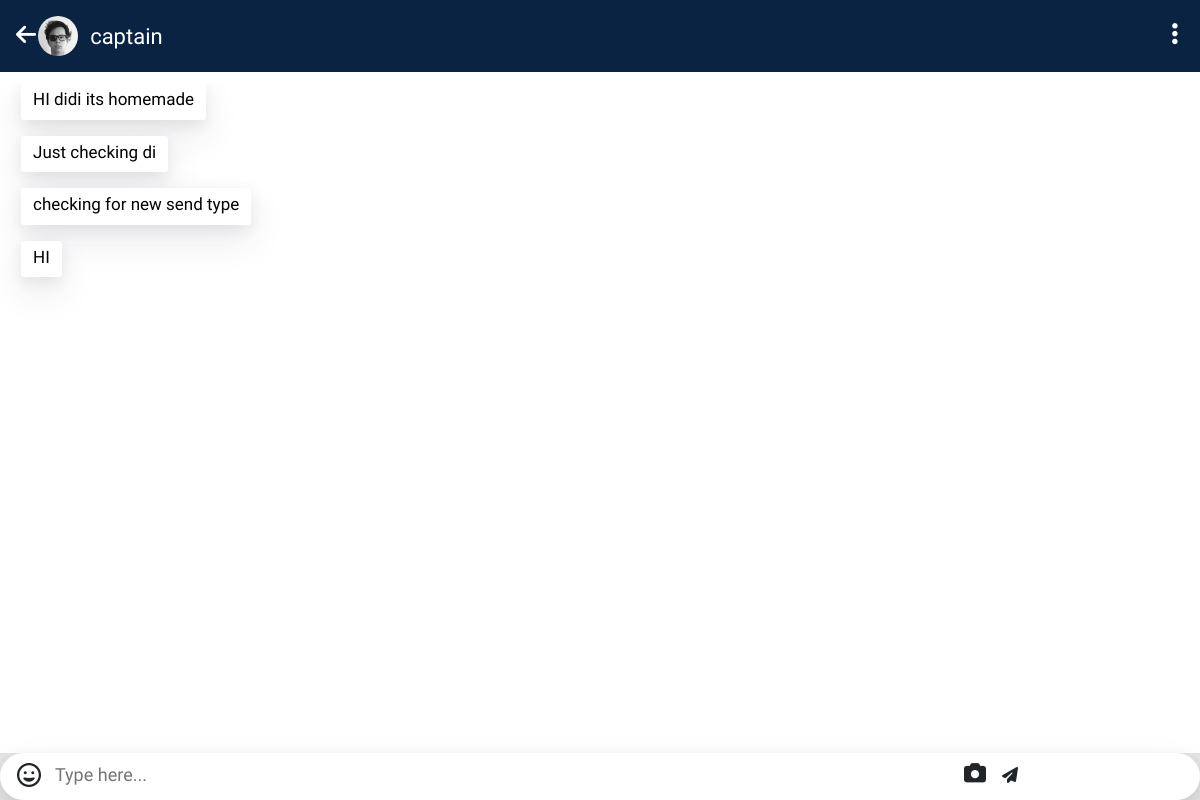
The app's page /main/personalchat/captain/ (signed in), older data.
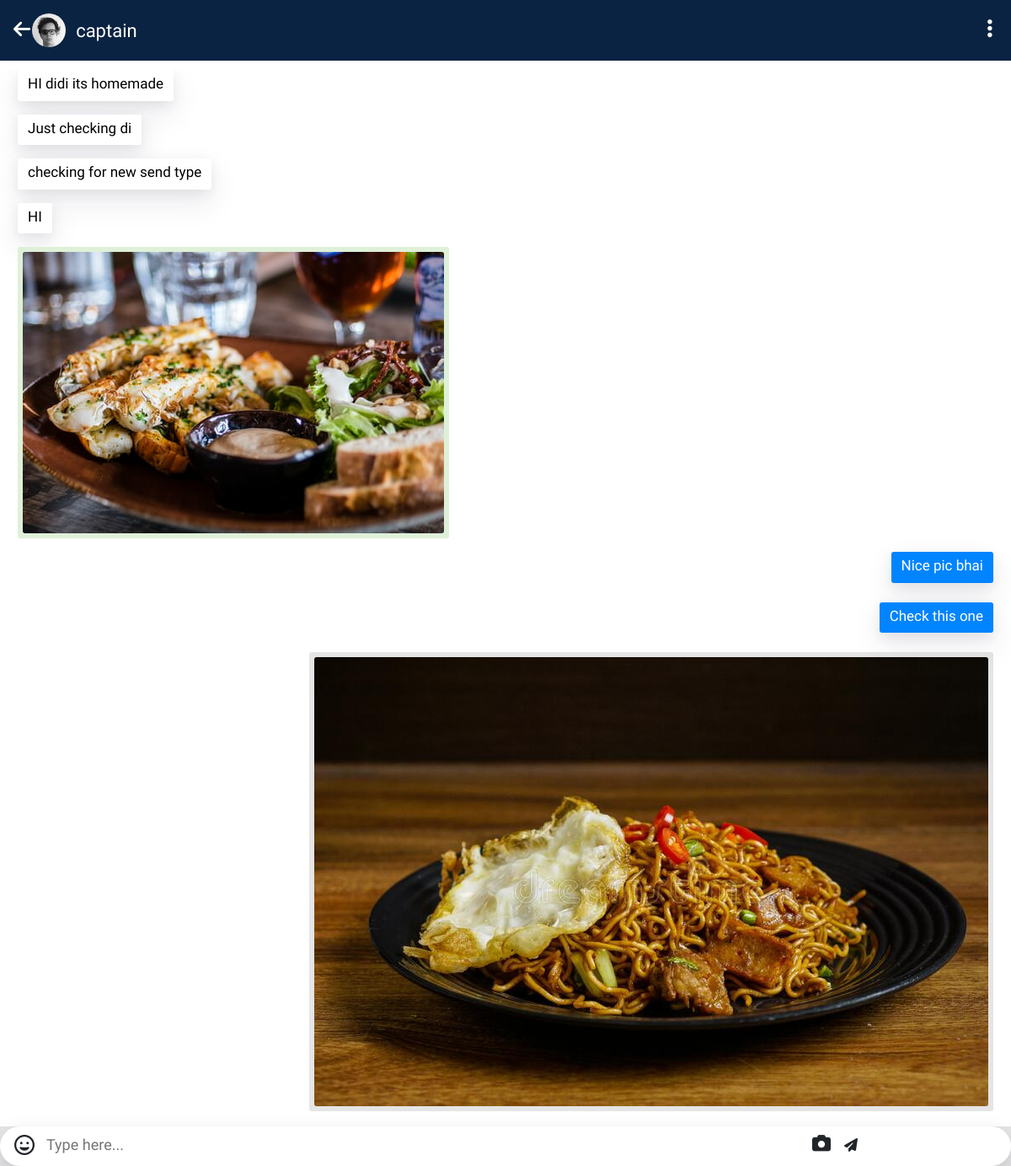
The same page, newer data.
### main/models.py (models this page shows)
class PersonalChats(models.Model):
    friend = models.ForeignKey(Friends, on_delete = models.CASCADE, related_name='friends')
    chat = models.TextField(default='-')
    time = models.DateTimeField(auto_now_add=True)
    sender = models.CharField(max_length = 20, default='-')
    msgtype = models.IntegerField(default=1)
    class Meta:
        verbose_name_plural = 'PersonalChats'

class ImageUpload(models.Model):
    path_image = models.TextField()
    filename = models.TextField()
    chatconnect = models.ForeignKey(Friends, on_delete = models.CASCADE, related_name='sentimages')
    time = models.DateTimeField(auto_now_add=True)
    msgtype = models.IntegerField(default=0)
    sender = models.CharField(max_length = 20, default='-')
    class Meta:
        verbose_name_plural = 'ImageUploads'

### main/views.py (the view, shortened to what this page needs)
# urls.py: path('personalchat/<name>/', views.personalChatView, name = 'PersonalChat'),
@login_required
def personalChatView(request, name):
    arr = [request.user.username, name]
    arr.sort()
    if(len(Friends.objects.filter(owner__username = arr[0], friend__username = arr[1])) == 0):
        f = Friends.objects.create(owner = User.objects.get(username = arr[0]), friend = User.objects.get(username = arr[1]))
        total_msgs = []
    else:
        f = Friends.objects.get(owner__username = arr[0], friend__username = arr[1])
        messages = f.friends.all()
        images = f.sentimages.all()
        total_msgs = list(chain(messages, images))
        total_msgs = sorted(total_msgs, key=lambda obj: obj.time)
    return render(request, 'main/personalchat.html', {'otheruser' : name, 'me' : request.user.username, 'msgs' : total_msgs, 'length' : len(total_msgs)})

### users/templates/main/personalchat.html (shortened to what this page needs)
{% load static %}
<!DOCTYPE html>
<html lang="en">
<head>
    <link rel="stylesheet" href="https://stackpath.bootstrapcdn.com/bootstrap/4.5.0/css/bootstrap.min.css">
    <link rel="stylesheet" href="{% static 'css/personalchat.css' %}">
    <link rel="stylesheet" href="https://cdnjs.cloudflare.com/ajax/libs/font-awesome/4.7.0/css/font-awesome.min.css">
</head>
<body>
    <nav class="navbar bg-custom navbar-expand-xs fixed-top navbar-default">
        <div class="hamburger d-flex">
            <i class="fa fa-arrow-left" aria-hidden="true"></i>
            <span class="user-icon">
                <img class="rounded-circle" src="{% static 'images/user-profile/avatar-dhg.png' %}">
            </span>
            <div class="brand">{{otheruser}}</div>
        </div>
            <div class="headicons">
                <i class="fa fa-ellipsis-v" aria-hidden="true"></i>
            </div>
    </nav>
    <div class="message-store">
        <div class="msg-input-div">
            <div class="msg-send-box">
                <div class="emoji">
                    <i class='far fa-grin' style='font-size:24px'></i>
                </div>
                <div style="display: inline-block; width: 80%;">
                    <input type="text" class="msg-send" placeholder="Type here..." id = "msg-input">
                </div>
                <form action = "{%url 'PersonalChat' otheruser %}" id = "imageformupload" method="POST" enctype="multipart/form-data" class="imageform">
                    <label for="imagesent">
                        <i class="fas fa-camera icons"></i>
                    </label>
                </form>
                <i class="fa fa-paper-plane icons" aria-hidden="true" id = "msg-submit"></i>
            </div>
        </div>
        <div class="message-body" id = "msg-body">
            {% if len == 0 %}
                <div></div>
            {% else %}
                {% for i in msgs %}
                    {% if i.sender == request.user.username %}
                        {% if i.msgtype == 1 %}
                            <div class="message-wrap-three-dots-user d-flex flex-row-reverse">
                                <div class="message-wrap-with-icon-user d-flex flex-row-reverse">
                                    <div class="message-wrap-user">
                                        {{i.chat}}
                                    </div>
                                </div>
                            </div>
                        {% else %}
                            <div class="message-wrap-three-dots-user d-flex flex-row-reverse">
                                <div class="message-wrap-with-icon-user d-flex flex-row-reverse">
                                    <div class="image-wrap-user d-flex flex-row-reverse">
                                        <div class="imagemsg">
                                            <img src="{{i.path_image}}">
                                        </div>
                                    </div>
                                </div>
                            </div>
                        {% endif %}
                    {% else %}
                        {% if i.msgtype == 1 %}
                            <div class="message-wrap-three-dots">
                                <div class="message-wrap-with-icon">
                                    <div class="message-wrap">
                                        {{i.chat}}
                                    </div>
                                </div>
                            </div>
                        {% else %}
                            <div class="message-wrap-three-dots">
                                <div class="message-wrap-with-icon">
                                    <div class="image-wrap">
                                        <div class="imagemsg">
                                            <img src="{{i.path_image}}">
                                        </div>
                                    </div>
                                </div>
                            </div>
                        {% endif %}
                    {% endif %}
                {% endfor %}
            {% endif %}
        </div>
    </div>
</body>
</html>

### users/static/css/personalchat.css (style rules this page uses)
body { font-family: 'Muli', sans-serif; overflow-y: hidden !important; }
.bg-custom { background-color: #0a2342; height: 72px; z-index: 0; }
.user-icon img { width: 40px; height: 40px; border-radius: 50%; }
.brand { color: white; font-size: 22px; display: inline-block; margin-left: 12px; margin-top: 4px; }
.headicons { display: inline-block; color: white; }
.fa-ellipsis-v { font-size: 25px !important; color: white; display: inline; margin-right: 6px; }
.fa-arrow-left { font-size: 23px !important; color: white; margin-top: 7px; margin-right: 2px; }
.hamburger { display: inline; }
.message-store { height: calc(100vh - 72px); padding: 0; overflow-y: hidden; margin-top: 76px; }
.msg-input-div { position: absolute; width: 100%; height: 47px; background-color: rgba(0, 0, 0, 0.1); bottom: 0; z-index: 10; }
.msg-send-box { box-shadow: 0 15px 35px rgba(50,50,93,.1),0 5px 15px rgba(0,0,0,.07); outline: none; background: transparent; width: 100%; height: 47px; background-color: white; border-radius: 30px; padding: 0; position: relative; }
.emoji { display: inline-block; position: absolute; top: 50%; transform: translate(-50%,-50%); margin-left: 29px; }
.msg-send { display: inline-block; height: inherit; width: 100%; font-size: 18px; margin-left: 35px; padding: 0 45px 0 20px; margin-top: 8px; background: transparent; border: none; outline: none; }
.icons { margin-right: 12px; font-size: 22px; display: inline !important; }
.message-body { width: 100%; overflow-y: scroll; height: calc(100vh - 125px); margin-top: 7px; }
.message-wrap-three-dots { width: 80%; position: relative; margin-bottom: 16px; }
.message-wrap-three-dots-user { width: 100%; position: relative; margin-bottom: 23px; display: block; }
.message-wrap-with-icon { display: inline-block; margin-left: 21px; }
.message-wrap-with-icon-user { display: inline-block; margin-right: 21px; width: 80%; }
.message-wrap { box-shadow: 0 15px 35px rgba(50,50,93,.1),0 5px 15px rgba(0,0,0,.07); display: inline-block; font-size: 17px; padding: 4px 12px 7px 12px; border-radius: 3px; color: black; background: white; transition-duration: 1s; transition-timing-function: cubic-bezier(0.55, 0.085, 0.68, 0.53); transition-delay: 0s; }
.message-wrap-user { box-shadow: 0 15px 35px rgba(50,50,93,.1),0 5px 15px rgba(0,0,0,.07); display: inline-block; font-size: 17px; background-color: #0084ff; padding: 4px 12px 7px 12px; border-radius: 3px; color: white; transition-duration: 1s; transition-timing-function: ease; transition-delay: 0s; }
.image-wrap-user { display: inline-block; font-size: 17px; background-color: rgba(0, 0, 0, 0.1); padding: 6px; border-radius: 3px; color: white; transition-duration: 1s; transition-timing-function: ease; transition-delay: 0s; }
.image-wrap { display: inline-block; font-size: 17px; background-color: #dff0d8; padding: 6px; border-radius: 3px; color: white; transition-duration: 1s; transition-timing-function: ease; transition-delay: 0s; }
.imageform { display: inline !important; }
.imagemsg { width: 100%; }
.imagemsg img { width: 100% !important; max-height: 100%; border-radius: 3px; }

Row changes from the older to the newer data that the page shows:
added ImageUpload: path_image (placeholder picture)
added PersonalChats: chat "Nice pic bhai"
added PersonalChats: chat "Check this one"
added ImageUpload: path_image (picture)
